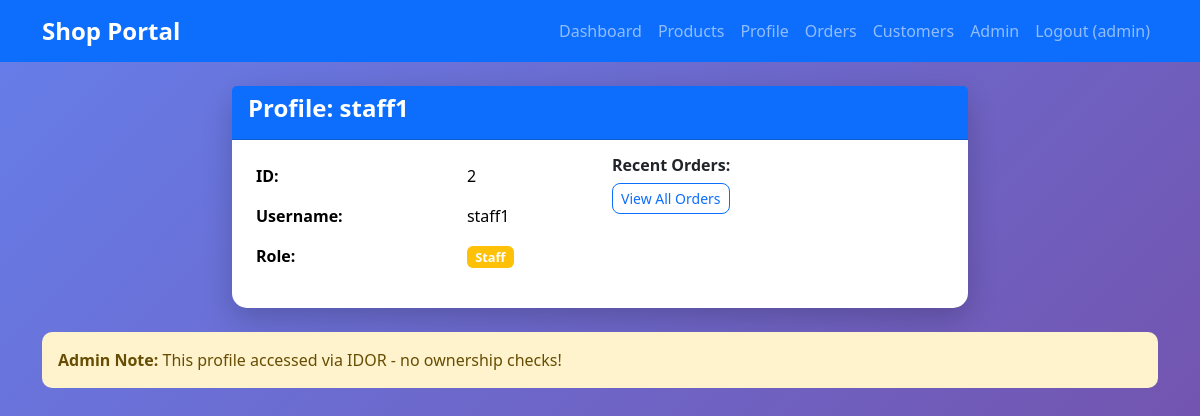
Page /profile?id=2 (signed in) on the committed database.
### tables this page shows
CREATE TABLE users (
            id INTEGER PRIMARY KEY AUTOINCREMENT,
            username TEXT UNIQUE NOT NULL,
            password TEXT NOT NULL,
            role TEXT NOT NULL
        );

### app.py (the view)
@app.route('/profile')
def profile():
    if 'user_id' not in session:
        return redirect(url_for('login'))
    user_id = request.args.get('id', session['user_id'])
    conn = get_db_connection()
    query = f"SELECT * FROM users WHERE id = '{user_id}'"
    print(f"PROFILE SQL: {query}")
    user = conn.execute(query).fetchone()
    conn.close()
    if not user:
        abort(404)
    return render_template('profile.html', profile_user=user, current_user=session)

### app.py (called while the page is built)
def get_db_connection():
    conn = sqlite3.connect('shop.db')
    conn.row_factory = sqlite3.Row
    return conn

### templates/profile.html (shortened to what this page needs)
{% extends "base.html" %}
{% block content %}
<div class="row justify-content-center">
    <div class="col-md-8">
        <div class="card">
            <div class="card-header bg-primary text-white">
                <h4>Profile: {{ profile_user.username }}</h4>
            </div>
            <div class="card-body">
                <div class="row">
                    <div class="col-md-6">
                        <table class="table table-borderless">
                            <tr>
                                <td><strong>ID:</strong></td>
                                <td>{{ profile_user.id }}</td>
                            </tr>
                            <tr>
                                <td><strong>Username:</strong></td>
                                <td>{{ profile_user.username }}</td>
                            </tr>
                            <tr>
                                <td><strong>Role:</strong></td>
                                <td>
                                    <span class="badge bg-{{ 'primary' if profile_user.role == 'customer' else 'warning' if profile_user.role == 'staff' else 'danger' }}">
                                        {{ profile_user.role|title }}
                                    </span>
                                </td>
                            </tr>
                        </table>
                    </div>
                    <div class="col-md-6">
                        <h6>Recent Orders:</h6>
                        {% if session.role == 'admin' or profile_user.id == current_user.user_id %}
                        <a href="{{ url_for('orders', user_id=profile_user.id) }}" class="btn btn-sm btn-outline-primary">View All Orders</a>
                        {% endif %}
                    </div>
                </div>
            </div>
        </div>
    </div>
</div>
{% if session.role == 'admin' %}
<div class="row mt-4">
    <div class="col-md-12">
        <div class="alert alert-warning">
            <strong>Admin Note:</strong> This profile accessed via IDOR - no ownership checks!
        </div>
    </div>
</div>
{% endif %}
{% endblock %}

### static/style.css (style rules this page uses)
body { background: linear-gradient(135deg, #667eea 0%, #764ba2 100%); min-height: 100vh; font-family: 'Segoe UI', Tahoma, Geneva, Verdana, sans-serif; }
.card { border: none; border-radius: 15px; box-shadow: 0 10px 30px rgba(0,0,0,0.2); transition: transform 0.2s; }
.alert { border-radius: 10px; border: none; }
.btn { border-radius: 8px; font-weight: 500; }
h2, h3, h4, h5, h6 { font-weight: 600; }
.badge { font-size: 0.8em; }

### rows in the picture
users: username "staff1", id "2", role "Staff"

### other values in the picture
{{ session.username }} "admin"
